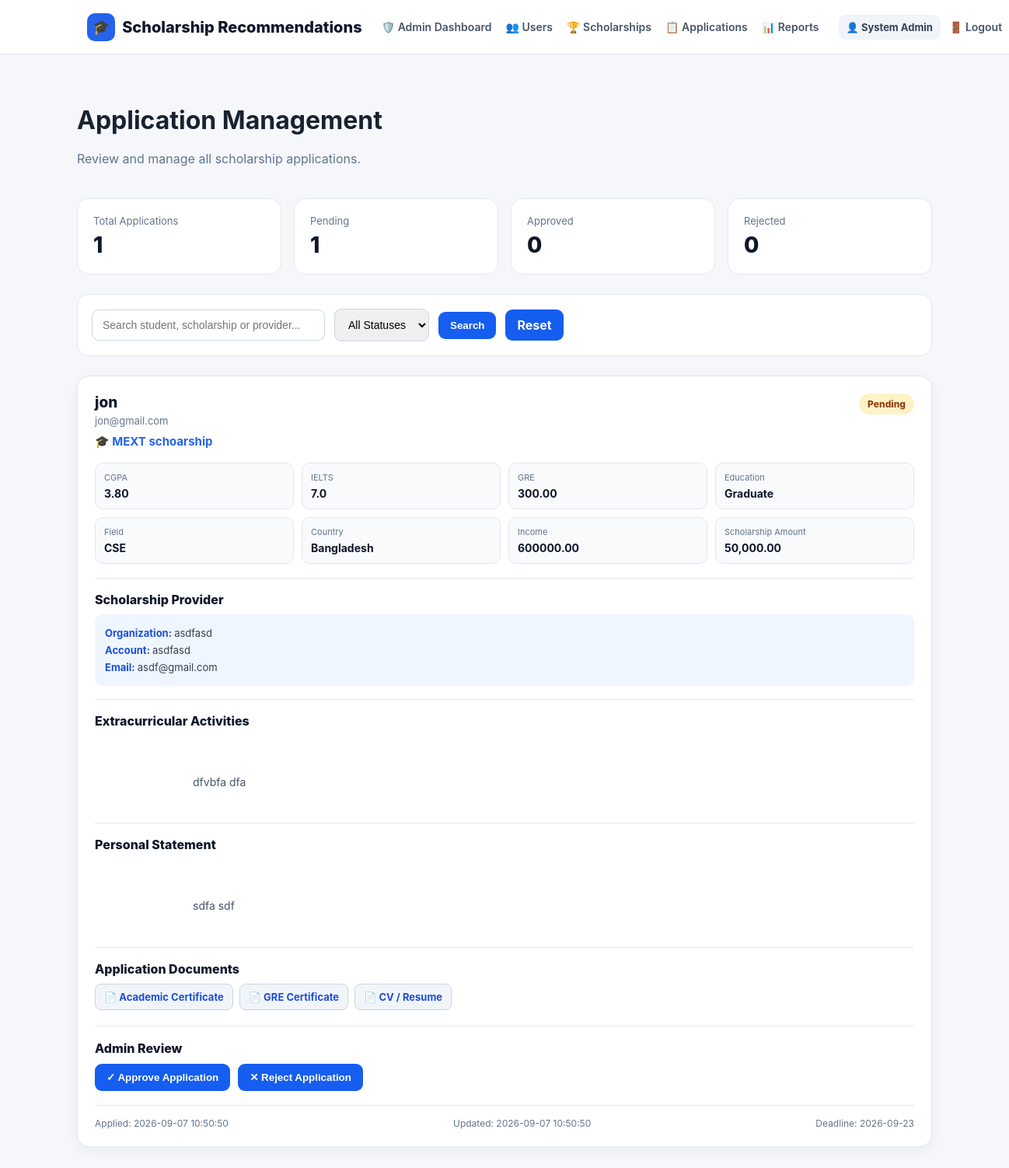
Screenshot of /admin_applications.php (signed in) with the database file from the repository.
### tables this page shows
CREATE TABLE `applications` (
  `id` int(11) NOT NULL AUTO_INCREMENT, `scholarship_id` int(11) NOT NULL, `student_id` int(11) NOT NULL,
  `ielts_score` decimal(3,1) DEFAULT NULL, `gre_score` decimal(5,2) DEFAULT NULL, `extracurricular` text DEFAULT NULL,
  `personal_statement` text DEFAULT NULL, `status` enum('Pending','Approved','Rejected') NOT NULL DEFAULT 'Pending',
  `applied_at` timestamp NOT NULL DEFAULT current_timestamp(), `updated_at` timestamp NOT NULL DEFAULT current_timestamp() ON UPDATE current_timestamp(),
  PRIMARY KEY (`id`), UNIQUE KEY `unique_application` (`scholarship_id`,`student_id`), KEY `student_id` (`student_id`),
  CONSTRAINT `fk_application_scholarship` FOREIGN KEY (`scholarship_id`) REFERENCES `scholarships` (`id`) ON DELETE CASCADE,
  CONSTRAINT `fk_application_student` FOREIGN KEY (`student_id`) REFERENCES `users` (`id`) ON DELETE CASCADE
);

CREATE TABLE `users` (
  `id` int(11) NOT NULL AUTO_INCREMENT, `name` varchar(120) NOT NULL, `email` varchar(150) NOT NULL,
  `ielts_score` decimal(3,1) DEFAULT NULL, `password` varchar(255) NOT NULL,
  `role` enum('student','provider','admin') NOT NULL DEFAULT 'student',
  `education_level` varchar(80) DEFAULT NULL, `field_of_study` varchar(120) DEFAULT NULL,
  `cgpa` decimal(4,2) DEFAULT NULL, `income` decimal(12,2) DEFAULT NULL, `country` varchar(100) DEFAULT NULL,
  `created_at` timestamp NOT NULL DEFAULT current_timestamp(), `gre_score` int(11) DEFAULT NULL,
  `toefl_score` int(11) DEFAULT NULL, `sat_score` int(11) DEFAULT NULL, `extracurricular` text DEFAULT NULL,
  `research_experience` text DEFAULT NULL, `work_experience` text DEFAULT NULL,
  PRIMARY KEY (`id`), UNIQUE KEY `email` (`email`)
);

CREATE TABLE `scholarships` (
  `id` int(11) NOT NULL AUTO_INCREMENT, `provider_id` int(11) NOT NULL, `title` varchar(200) NOT NULL,
  `description` text NOT NULL, `provider_name` varchar(150) NOT NULL, `amount` decimal(12,2) DEFAULT 0.00,
  `deadline` date NOT NULL, `min_cgpa` decimal(4,2) DEFAULT 0.00, `education_level` varchar(80) DEFAULT 'Any',
  `field_of_study` varchar(120) DEFAULT 'Any', `country` varchar(100) DEFAULT 'Any',
  `created_at` timestamp NOT NULL DEFAULT current_timestamp(), PRIMARY KEY (`id`), KEY `provider_id` (`provider_id`),
  CONSTRAINT `fk_scholarship_provider` FOREIGN KEY (`provider_id`) REFERENCES `users` (`id`) ON DELETE CASCADE
);

CREATE TABLE `application_documents` (
  `id` int(11) NOT NULL AUTO_INCREMENT, `application_id` int(11) NOT NULL,
  `document_type` enum('Academic Certificate','IELTS Certificate','GRE Certificate','CV / Resume') NOT NULL,
  `file_name` varchar(255) NOT NULL, `file_path` varchar(500) NOT NULL,
  `uploaded_at` timestamp NOT NULL DEFAULT current_timestamp(), PRIMARY KEY (`id`), KEY `application_id` (`application_id`),
  CONSTRAINT `fk_document_application` FOREIGN KEY (`application_id`) REFERENCES `applications` (`id`) ON DELETE CASCADE
);

### admin_applications.php (the view, shortened to what the rows shown need)
<?php
require_once 'config.php';
$sql = "
    SELECT
        a.*,
        u.name AS student_name,
        u.email AS student_email,
        u.education_level,
        u.field_of_study,
        u.cgpa,
        u.income,
        u.country,
        s.title AS scholarship_title,
        s.provider_name,
        s.amount,
        s.deadline,
        p.name AS provider_account,
        p.email AS provider_email
    FROM applications a
    JOIN users u
        ON a.student_id = u.id
    JOIN scholarships s
        ON a.scholarship_id = s.id
    JOIN users p
        ON s.provider_id = p.id
    WHERE 1=1
";
$sql .= "
    ORDER BY a.applied_at DESC
";
$stmt = $conn->prepare($sql);
$stmt->execute();
$applications = $stmt->get_result();
?>
<!DOCTYPE html>
<html lang="en">
<head>
    <?php include 'partials/head.php'; ?>
</head>
<body>
<?php include 'partials/nav.php'; ?>
<div class="container">
    <div class="page-header">
        <div>
            <h1 class="page-title">
                Application Management
            </h1>
        </div>
    </div>
    <?php if ($applications->num_rows > 0): ?>
        <div class="application-list">
            <?php while (
                $a = $applications->fetch_assoc()
            ): ?>
                <?php
                if (
                    $a['status'] === 'Pending'
                ) {
                    $status_class =
                        'status-pending';
                } elseif (
                    $a['status'] === 'Approved'
                ) {
                    $status_class =
                        'status-approved';
                } else {
                    $status_class =
                        'status-rejected';
                }
                ?>
                <div class="application-card">
                    <div class="application-header">
                        <div>
                            <div class="student-name">
                                <?= e(
                                    $a['student_name']
                                ) ?>
                            </div>
                            <div class="student-email">
                                <?= e(
                                    $a['student_email']
                                ) ?>
                            </div>
                            <div class="scholarship-name">
                                🎓
                                <?= e(
                                    $a['scholarship_title']
                                ) ?>
                            </div>
                        </div>
                        <span
                            class="status-badge
                            <?= $status_class ?>"
                        >
                            <?= e(
                                $a['status']
                            ) ?>
                        </span>
                    </div>
                    <div class="info-grid">
                        <div class="info-item">
                            <div class="info-label">
                                CGPA
                            </div>
                            <div class="info-value">
                                <?= e(
                                    $a['cgpa'] ?? '-'
                                ) ?>
                            </div>
                        </div>
                        <div class="info-item">
                            <div class="info-label">
                                IELTS
                            </div>
                            <div class="info-value">
                                <?= e(
                                    $a['ielts_score'] ?? '-'
                                ) ?>
                            </div>
                        </div>
                        <div class="info-item">
                            <div class="info-label">
                                GRE
                            </div>
                            <div class="info-value">
                                <?= e(
                                    $a['gre_score'] ?? '-'
                                ) ?>
                            </div>
                        </div>
                        <div class="info-item">
                            <div class="info-label">
                                Education
                            </div>
                            <div class="info-value">
                                <?= e(
                                    $a['education_level'] ?? '-'
                                ) ?>
                            </div>
                        </div>
                        <div class="info-item">
                            <div class="info-label">
                                Field
                            </div>
                            <div class="info-value">
                                <?= e(
                                    $a['field_of_study'] ?? '-'
                                ) ?>
                            </div>
                        </div>
                        <div class="info-item">
                            <div class="info-label">
                                Country
                            </div>
                            <div class="info-value">
                                <?= e(
                                    $a['country'] ?? '-'
                                ) ?>
                            </div>
                        </div>
                        <div class="info-item">
                            <div class="info-label">
                                Income
                            </div>
                            <div class="info-value">
                                <?= e(
                                    $a['income'] ?? '-'
                                ) ?>
                            </div>
                        </div>
                        <div class="info-item">
                            <div class="info-label">
                                Scholarship Amount
                            </div>
                            <div class="info-value">
                                <?= number_format(
                                    (float)$a['amount'],
                                    2
                                ) ?>
                            </div>
                        </div>
                    </div>
                    <div class="detail-section">
                        <div class="detail-title">
                            Scholarship Provider
                        </div>
                        <div class="provider-box">
                            <strong>
                                Organization:
                            </strong>
                            <?= e(
                                $a['provider_name']
                            ) ?>
                            <br>
                            <strong>
                                Account:
                            </strong>
                            <?= e(
                                $a['provider_account']
                            ) ?>
                            <br>
                            <strong>
                                Email:
                            </strong>
                            <?= e(
                                $a['provider_email']
                            ) ?>
                        </div>
                    </div>
                    <?php if (
                        !empty(
                            $a['extracurricular']
                        )
                    ): ?>
                        <div class="detail-section">
                            <div class="detail-title">
                                Extracurricular Activities
                            </div>
                            <div class="detail-text">
                                <?= e(
                                    $a['extracurricular']
                                ) ?>
                            </div>
                        </div>
                    <?php endif; ?>
                    <?php if (
                        !empty(
                            $a['personal_statement']
                        )
                    ): ?>
                        <div class="detail-section">
                            <div class="detail-title">
                                Personal Statement
                            </div>
                            <div class="detail-text">
                                <?= e(
                                    $a['personal_statement']
                                ) ?>
                            </div>
                        </div>
                    <?php endif; ?>
                    <?php
                    $doc_stmt = $conn->prepare(
                        "SELECT
                            id,
                            document_type,
                            file_name,
                            uploaded_at
                         FROM application_documents
                         WHERE application_id = ?
                         ORDER BY document_type ASC"
                    );
                    $doc_stmt->bind_param(
                        "i",
                        $a['id']
                    );
                    $doc_stmt->execute();
                    $documents =
                        $doc_stmt->get_result();
                    ?>
                    <?php if (
                        $documents->num_rows > 0
                    ): ?>
                        <div class="detail-section">
                            <div class="detail-title">
                                Application Documents
                            </div>
                            <div class="documents">
                                <?php while (
                                    $doc =
                                    $documents->fetch_assoc()
                                ): ?>
                                    <a
                                        href="download_document.php?id=<?= (int)$doc['id'] ?>"
                                        target="_blank"
                                        class="document-link"
                                    >
                                        📄
                                        <?= e(
                                            $doc['document_type']
                                        ) ?>
                                    </a>
                                <?php endwhile; ?>
                            </div>
                        </div>
                    <?php endif; ?>
                    <?php if (
                        $a['status'] === 'Pending'
                    ): ?>
                        <div class="review-box">
                            <div class="review-title">
                                Admin Review
                            </div>
                            <div class="review-actions">
                                <form
                                    method="POST"
                                    action="admin_update_application.php"
                                    onsubmit="return confirm(
                                        'Are you sure you want to approve this application?'
                                    );"
                                >
                                    <button
                                        type="submit"
                                        class="btn btn-success"
                                    >
                                        ✓ Approve Application
                                    </button>
                                </form>
                                <form
                                    method="POST"
                                    action="admin_update_application.php"
                                    onsubmit="return confirm(
                                        'Are you sure you want to reject this application?'
                                    );"
                                >
                                    <button
                                        type="submit"
                                        class="btn btn-danger"
                                    >
                                        ✕ Reject Application
                                    </button>
                                </form>
                            </div>
                        </div>
                    <?php endif; ?>
                    <div class="application-footer">
                        <span>
                            Applied:
                            <?= e(
                                $a['applied_at']
                            ) ?>
                        </span>
                        <span>
                            Updated:
                            <?= e(
                                $a['updated_at']
                            ) ?>
                        </span>
                        <span>
                            Deadline:
                            <?= e(
                                $a['deadline']
                            ) ?>
                        </span>
                    </div>
                </div>
            <?php endwhile; ?>
        </div>
    <?php endif; ?>
</div>
</body>
</html>

### rows the page displays
applications: student.name "jon", student.email "jon@gmail.com", scholarship.title "MEXT schoarship", status "Pending", student.cgpa "3.80", ielts_score "7.0", gre_score "300.00", student.education_level "Graduate", student.field_of_study "CSE", student.country "Bangladesh", student.income "600000.00", scholarship.amount "50,000.00", scholarship.provider_name "asdfasd", users.name "asdfasd", users.email "asdf@gmail.com", extracurricular "dfvbfa dfa", personal_statement "sdfa sdf", applied_at "2026-09-07 10:50:50", updated_at "2026-09-07 10:50:50", scholarship.deadline "2026-09-23"
application_documents: document_type "Academic Certificate"
application_documents: document_type "GRE Certificate"
application_documents: document_type "CV / Resume"

### other values shown
$current_user['name'] "System Admin"
$total_applications "1"
$pending "1"
$approved "0"
$rejected "0"
